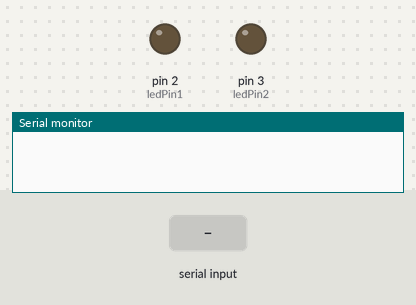
A sketch run on a simulated Arduino Uno, built with avr-gcc and run on an emulated ATmega328P. Shown: output pins drawn as LEDs (lit = HIGH), the last lines printed to the serial monitor. The inputs (shaded band) are chosen by the test bench.

Above: at 1.2 s.
1.3 s: "1" received over Serial
At 2.1 s:
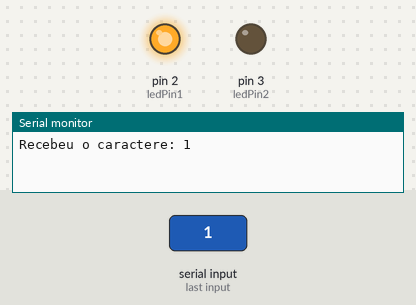
2.9 s: "2" received over Serial
At 3.3 s:
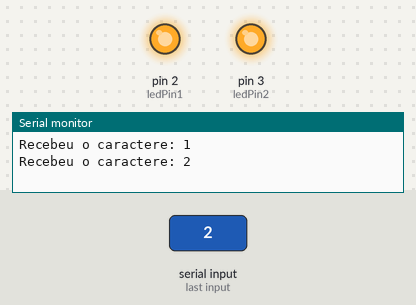
4.5 s: "0" received over Serial
At 5.7 s:
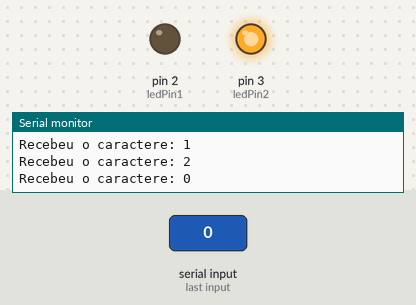
6.0 s: "3" received over Serial
At 6.8 s:
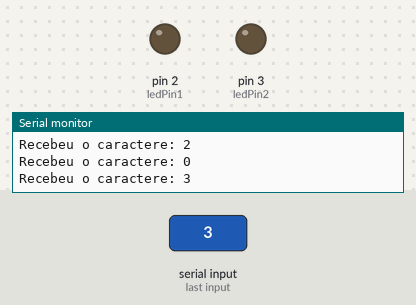
Timing chart, 0 to 8.5 s (numbered marks = the images above; inputs shaded):
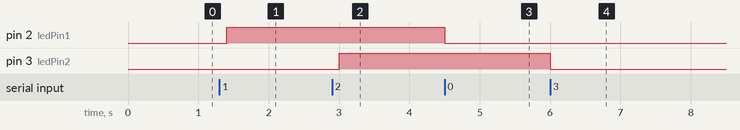

Measured:
- after the input at 1.3 s, pin 2 (ledPin1): LOW → HIGH after 0.10 s
- after the input at 2.9 s, pin 3 (ledPin2): LOW → HIGH after 0.10 s
- after the input at 4.5 s, pin 2 (ledPin1): HIGH → LOW at once
- after the input at 6.0 s, pin 3 (ledPin2): HIGH → LOW at once

The sketch:

sketch_aug27b.ino
```cpp
int ledPin1 = 2; // Pino digital onde o LED está conectado
int ledPin2 = 3;
bool shouldTurnOn1 = false; // Variável para controlar se o LED deve ligar
bool shouldTurnOn2 = false;
void setup() {
  pinMode(ledPin1, OUTPUT);
  pinMode(ledPin2, OUTPUT);
  Serial.begin(9600);
  digitalWrite(ledPin1, LOW);
  digitalWrite(ledPin2, LOW);
}

void loop() {
  if (shouldTurnOn1) {
    digitalWrite(ledPin1, HIGH); // Ligar o LED
  } else {
    digitalWrite(ledPin1, LOW); // Desligar o LED
  }

    if (shouldTurnOn2) {
    digitalWrite(ledPin2, HIGH); // Ligar o LED
  } else {
    digitalWrite(ledPin2, LOW); // Desligar o LED
  }

  if (Serial.available()) {
    char command = Serial.read();
    Serial.print("Recebeu o caractere: ");
    Serial.println(command);

    if (command == '1') {
      shouldTurnOn1 = true; // Configurar para ligar o LED quando necessário
      delay(50);
      shouldTurnOn1 = false;
      delay(50);
      shouldTurnOn1 = true;
    } else if (command =='0'){
      shouldTurnOn1 = false;
    }

        if (command == '2') {
      shouldTurnOn2 = true; // Configurar para ligar o LED quando necessário
      delay(50);
      shouldTurnOn2 = false;
      delay(50);
      shouldTurnOn2 = true;
    } else if (command =='3'){
      shouldTurnOn2 = false;
    }


  }
}
```
